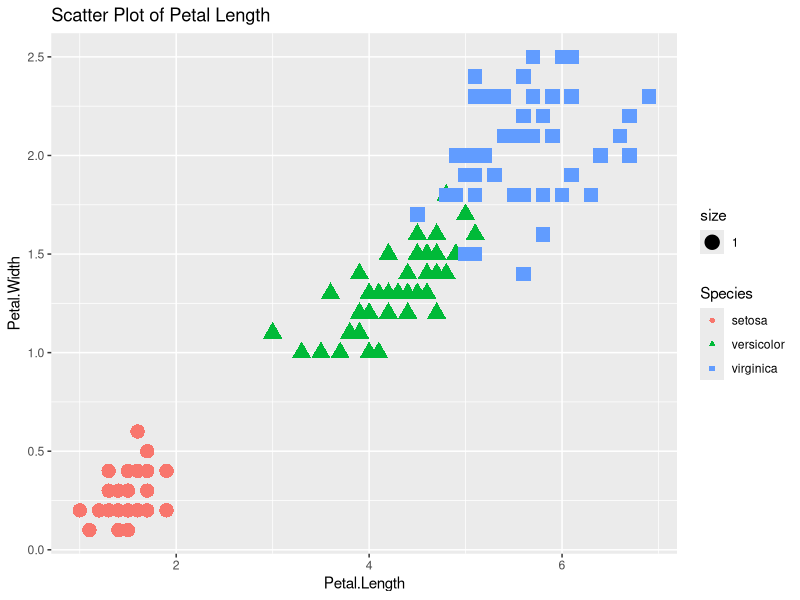

Recreate this plot in R.
library(ggplot2)
iris_df<-iris
ggplot(iris_df,aes(x=Petal.Length,y=Petal.Width))+
  geom_point(aes(color=Species,shape=Species,size=1))+
  labs(title="Scatter Plot of Petal Length")
